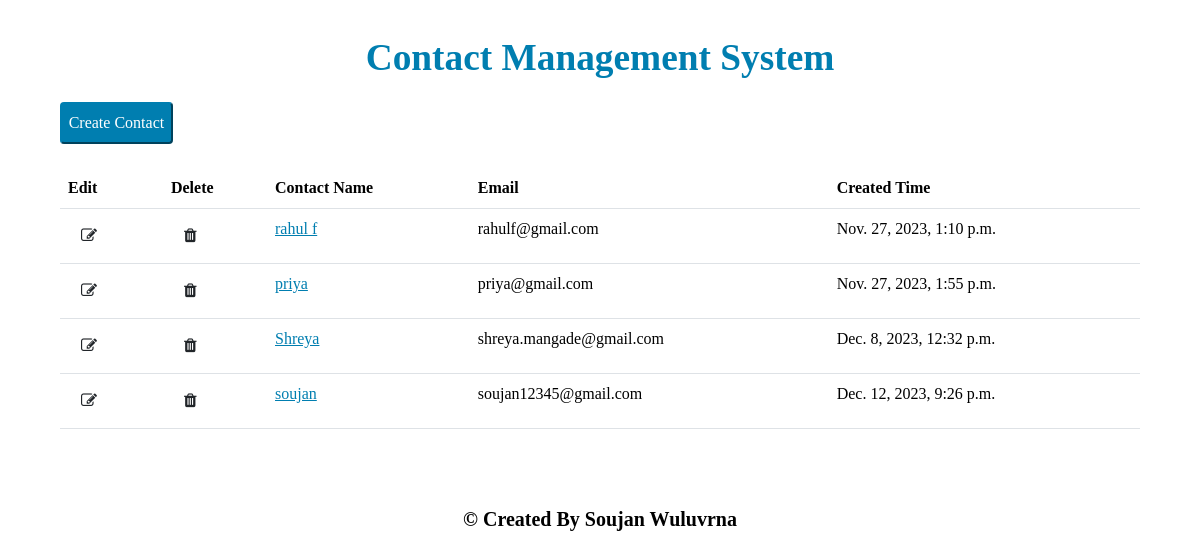
The page / on the database its author committed.
### Contact_management/models.py (models this page shows)
class contacts(models.Model):
    name = models.CharField(max_length=30)
    email=models.EmailField(max_length=30)
    notes=models.TextField()
    time = models.DateTimeField(auto_now_add=True)
    def __str__(self):
        return self.name

### Contact_management/views.py (the view)
# urls.py: path('',views.home,name="home"),
def home(request):
	data = contacts.objects.all()
	context = {"contactList" : data}
	print("daataa", data)
	return render(request, 'home.html', context)

### Contact_management/templates/home.html (shortened to what this page needs)
{% extends 'header.html' %}
{% load static %}
{% block content %}
<!DOCTYPE html>
<html lang="en">
<head>
	<link
		href="https://cdn.jsdelivr.net/npm/bootstrap@5.3.2/dist/css/bootstrap.min.css"
		rel="stylesheet"
	/>
	<link rel="stylesheet" href="{% static 'base_style.css' %}">
	<link rel="stylesheet" href="https://cdnjs.cloudflare.com/ajax/libs/font-awesome/4.7.0/css/font-awesome.min.css">
</head>
<body>
	<div class="body">
		<div class="button">
			<a href="{% url 'create_contact' %}">
			<button type="button" class="color-button">  Create Contact  </button>
			</a>
		</div><br>
		<table class="table table-hover">
			<thead>
			<tr>
				<th scope="col">Edit</th>
				<th scope="col">Delete</th>
				<th scope="col">Contact Name</th>
				<th scope="col">Email</th>
				<th scope="col">Created Time</th>
			</tr>
			</thead>
			<tbody>
			{% for contact in contactList %}
			<tr>
				<td>
					<a href="{% url 'update_contact' contact.id %}">
						<button class="btn"><i class="fa fa-edit"></i></button>
					</a>
				</td>
				<td>
					<a href="{% url 'delete_contact' contact.id %}">
						<button class="btn"><i class="fa fa-trash"></i></button>
					</a>
				</td>
				<td>
					<a href="{% url 'contact_details' contact.id %}" style="  color: #007eb0;">{{contact.name}}</a>
				</td>
				<td>{{contact.email}}</td>
				<td>{{contact.time}}</td>
			</tr>
				{% endfor %}
			</tbody>
		</table>
	</div>
</body>
</html>
{% endblock %}

### Contact_management/templates/header.html (shortened to what this page needs)
<!DOCTYPE html>
<html lang="en">
    <head>
    </head>
    <body>
        <h1 style="font-family: Georgia, serif; color: #007eb0; font-size: 28pt; font-weight: bold; text-align: center; margin-top: 2%; margin-bottom: 2%;">Contact Management System</h1>
        {%block content%} {%endblock%}
        <div style="font-family: Georgia, serif; color: black; font-size: 15pt; font-weight: bold; margin-top: 7%; text-align: center;">© Created By Soujan Wuluvrna</div>
    </body>
</html>

### Contact_management/static/base_style.css (style rules this page uses)
body { font-family: Georgia, serif; color: black; margin-top: 3%; margin-bottom: 3%; margin-left: 5%; margin-right: 5%; }
.color-button { font-family: Georgia, serif; color: white; background-color: #007eb0; border-radius: 4px; padding: 5pt; border-color: #007eb0; margin-right: 15pt; }

### rows shown on the page
contacts: name "rahul f", email "rahulf@gmail.com", time "Nov. 27, 2023, 1:10 p.m."
contacts: name "priya", email "priya@gmail.com", time "Nov. 27, 2023, 1:55 p.m."
contacts: name "Shreya", email "shreya.mangade@gmail.com", time "Dec. 8, 2023, 12:32 p.m."
contacts: name "soujan", email "soujan12345@gmail.com", time "Dec. 12, 2023, 9:26 p.m."
